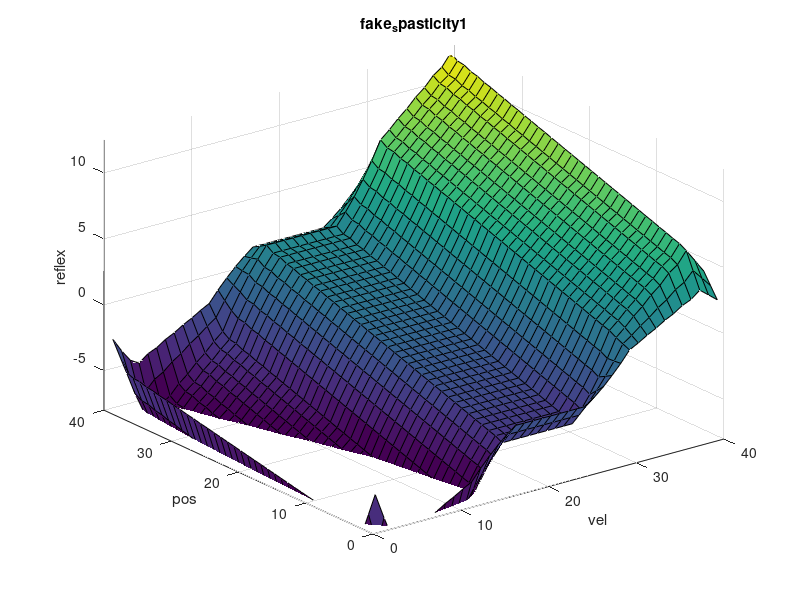

MATLAB code to generate this figure: (Note: this script raises an error after producing the figure.)
%% generate hypothetical lut for spasticity 40x40

%% create a lookup table to export to robot. 
xinv = 0.001;% interval 
vinv = 0.001;
x = 0.3:xinv:2.3-xinv;  %2000 points
v = -5.0:vinv:5.0-vinv; % 10000 points

rowlen = 40;  % row length of table. higher = good resolution 3d map. 

rs_x = resample(x', 1, 2000/rowlen); %  points in lut
rs_v = resample(v', 1, 10000/rowlen); % points in lut

fake_lut=zeros(rowlen,rowlen);

%% Spasticity : sudden spastic catch, velocity threshold
posSlope = 15.0;
posOffset = -25.0;
velSlope = 10.0;
velThreshold = 1.5;
pos_reflex = @(x) posOffset + posSlope*(x)
vel_reflex = @(x) velSlope*x*((x>velThreshold) + (x<(-1*velThreshold)));
%h=@(t) a*(t>5)+b*(t<=5)


for i=1:length(rs_x),
    for j=1:length(rs_v),
%       fake_lut(i,j)= -0.4 + 4*rs_x(i) + 0.4*rs_v(j) ;  % formula: f(x) = -0.3 + 3.0*x(i)  ; 3.0 is slope
      fake_lut(i,j)= pos_reflex(rs_x(i)) + vel_reflex(rs_v(j)) ;  % formula: f(x) = -0.3 + 3.0*x(i)  ; 3.0 is slope
    end
end


figure;
%% smoothing interpolation to reduce instability in robot. 
fname = 'fake_spasticity1'; %use ctp gain 1.5


% diff_load_lut_interp = interp2(diff_load_lut,2, 'cubic'); % interp spline to smooth out the surface (prevent jerky movement) 
h = 1/100*ones(5,5);
fake_lut_filtered = filter2(h,fake_lut);


surf( fake_lut_filtered);
title(fname);
xlabel('vel')
ylabel('pos')
zlabel('reflex')
zlim([-8 12.5])
caxis([-8, 12.5])

%% resample smooth curve to low res to export to C lookup table. 
fake_lut_filtered_resampled = imresize(fake_lut_filtered,[rowlen rowlen]);
% surf( diff_load_lut_interp_resampled);


mypath = 'lut_table/';
A = [fname, '_lut_table.txt'];    % trajectory recording phase
csvwrite(fullfile(mypath, A) ,fake_lut_filtered_resampled); % save selected variables

